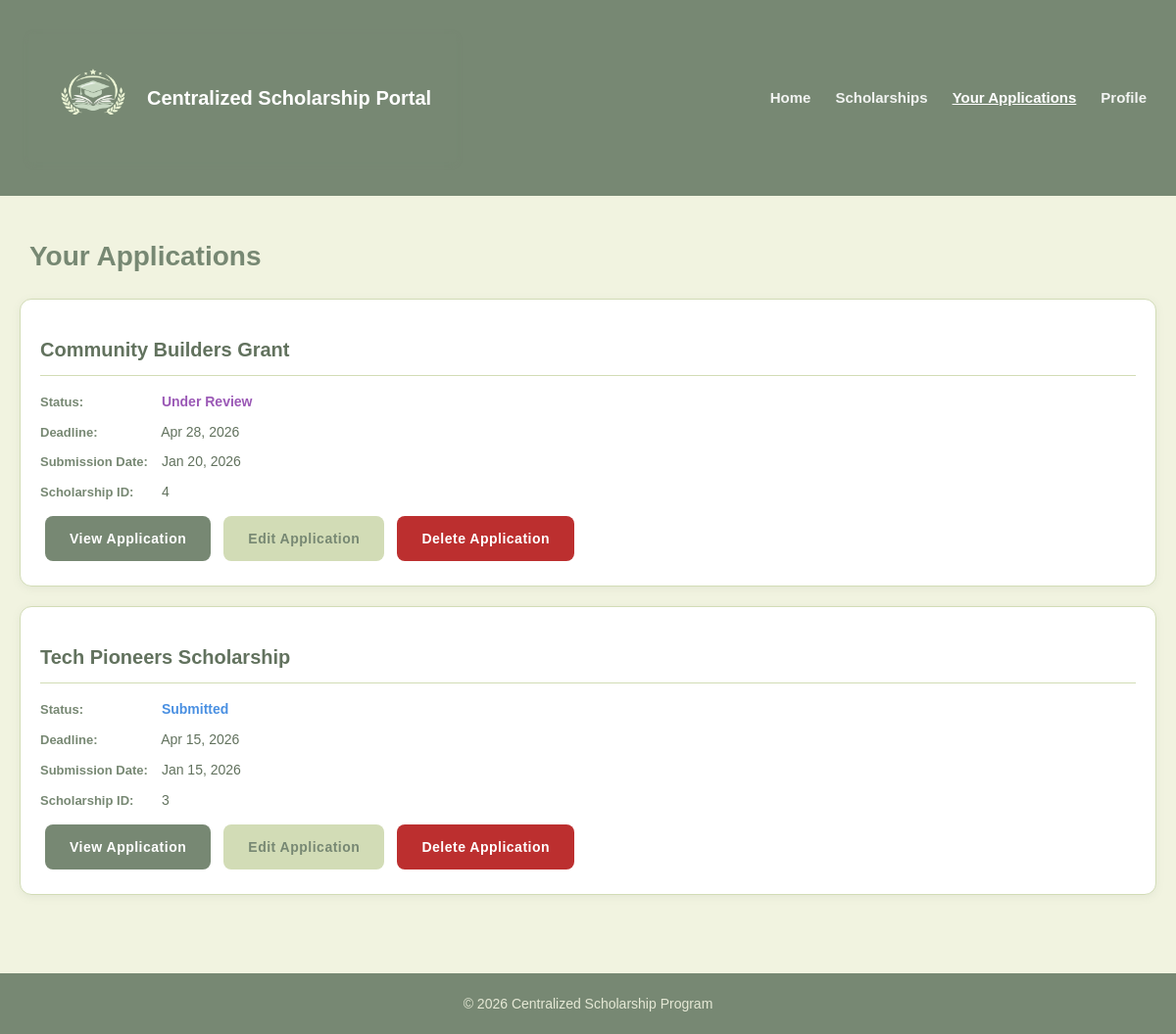
The app's page /Frontends/Client-side/your-applications.php (signed in) with its own data.
### tables this page shows
CREATE TABLE `APPLICATIONS` (
  `application_id` int(11) NOT NULL,
  `student_id` int(11) NOT NULL,
  `scholarship_id` int(11) NOT NULL,
  `status` enum('Draft','Submitted','Under Review','Approved','Rejected','Waitlisted') NOT NULL,
  `submission_date` datetime NOT NULL,
  `reviewed_by` int(11) DEFAULT NULL,
  `review_date` datetime DEFAULT NULL
);

CREATE TABLE `SCHOLARSHIPS` (
  `scholarship_id` int(11) NOT NULL,
  `title` varchar(45) NOT NULL,
  `description` varchar(45) NOT NULL,
  `deadline` datetime NOT NULL,
  `eligibility` text NOT NULL,
  `requirements` text NOT NULL,
  `release_status` enum('Draft','Published') NOT NULL,
  `status` enum('Completed','Ongoing','Upcoming') NOT NULL,
  `created_by` int(11) NOT NULL,
  `created_at` datetime NOT NULL
);

### Frontends/Client-side/your-applications.php (the view, shortened to what this page needs)
<?php
include("../../db_connect.php");
$account_id = $_SESSION['account_id'];
$getStudID = mysqli_query($conn, "SELECT student_id FROM STUDENTS WHERE account_id='$account_id'");
if ($getStudID && mysqli_num_rows($getStudID) > 0) {
    $row = mysqli_fetch_assoc($getStudID);
    $student_id = $row['student_id'];
} else {
    die("Student record not found.");
}
$query = "SELECT a.*, s.title as scholarship_name, s.deadline
          FROM APPLICATIONS a
          JOIN SCHOLARSHIPS s ON a.scholarship_id = s.scholarship_id
          WHERE a.student_id = $student_id
          ORDER BY a.submission_date DESC";
$result = mysqli_query($conn, $query);
?>
<html>
    <head>
        <link rel="stylesheet" href="style.css">
    </head>
    <body>
        <header>
            <section class="brand">
                <img src="../icons/CSP_logo.png" id="logo" alt="logo icon" onerror="this.style.display='none'">
                <h1>Centralized Scholarship Portal</h1>
            </section>
            <nav>
                <a href="home.php">Home</a>
                <a href="scholarList.php">Scholarships</a>
                <a id="active" href="your-applications.php">Your Applications</a>
                <a href="user-profile.php">Profile</a>
            </nav>
        </header>
        <div class="container">
            <h2>Your Applications</h2>
            <?php if (mysqli_num_rows($result) > 0): ?>
                <?php while ($application = mysqli_fetch_assoc($result)): ?>
                    <section class="application-card">
                        <h3><?php echo htmlspecialchars($application['scholarship_name']); ?></h3>
                        <div class="application-details">
                            <p><strong>Status:</strong>
                                <span class="status-<?php echo strtolower(str_replace(' ', '', $application['status'] ?? 'pending')); ?>">
                                    <?php echo htmlspecialchars($application['status'] ?? 'Pending'); ?>
                                </span>
                            </p>
                            <p><strong>Deadline:</strong> <?php echo date('M d, Y', strtotime($application['deadline'])); ?></p>
                            <p><strong>Submission Date:</strong> <?php echo $application['submission_date'] ? date('M d, Y', strtotime($application['submission_date'])) : 'Not submitted'; ?></p>
                            <p><strong>Scholarship ID:</strong> <?php echo htmlspecialchars($application['scholarship_id']); ?></p>
                        </div>
                        <div class="application-actions">
                            <a href="your-applications-read.php?id=<?php echo $application['application_id']; ?>" class="btn">View Application</a>
                            <a href="application-form.php?id=<?php echo $application['scholarship_id']; ?>" class="btn btn-secondary">Edit Application</a>
                            <a href="your-applications-delete.php?id=<?php echo $application['application_id']; ?>" class="btn btn-danger">Delete Application</a>
                        </div>
                    </section>
                <?php endwhile; ?>
            <?php endif; ?>
        </div>
        <footer>
            <p>&copy; 2026 Centralized Scholarship Program</p>
        </footer>
    </body>
</html>

### Frontends/Client-side/style.css (style rules this page uses)
* { margin: 0; padding: 0; box-sizing: border-box; }
body { font-family: 'Verdana', sans-serif; font-size: 11px; color: #778873; background-color: #F1F3E0; line-height: 1.6; margin: 0; padding: 0; }
.container { max-width: 1200px; margin: 0 auto; background-color: transparent; padding: 20px; }
header { color: white; background-color: #778873; display: flex; justify-content: space-between; align-items: center; padding: 15px 30px; gap: 20px; width: 100%; border: none; outline: none; border-radius: 0; }
.brand { display: flex; align-items: center; gap: 15px; flex-shrink: 0; background-color: transparent; border: none; outline: none; border-radius: 0; }
#logo { width: 80px; height: auto; display: block; border: none; outline: none; }
h1 { font-size: 20px; margin: 0; color: white; white-space: nowrap; font-weight: bold; background-color: transparent; border: none; outline: none; }
nav { display: flex; align-items: center; gap: 25px; flex-wrap: nowrap; background-color: transparent; border: none; outline: none; }
nav a { font-size: 15px; text-decoration: none; color: white; font-weight: bold; white-space: nowrap; padding: 5px 0; opacity: 0.9; transition: opacity 0.3s; background-color: transparent; border: none; outline: none; }
#active { text-decoration: underline; opacity: 1; }
h2 { font-size: 28px; color: #778873; margin: 20px 0 15px; padding: 0 10px; }
h3 { font-size: 22px; color: #778873; margin: 15px 0; }
p { font-size: 14px; margin: 8px 0; color: #62725e; }
section { background-color: white; padding: 25px; border-radius: 12px; margin: 20px 0; box-shadow: 0 2px 8px rgba(119, 136, 115, 0.1); border: 1px solid #D2DCB6; }
.btn { font-size: 14px; font-weight: bold; display: inline-block; margin: 5px; padding: 12px 25px; background-color: #778873; color: white; text-decoration: none; border: none; border-radius: 8px; cursor: pointer; transition: background-color 0.3s; font-family: 'Verdana', sans-serif; white-space: nowrap; letter-spacing: 0.5px; }
.btn-secondary { background-color: #D2DCB6; color: #778873; }
.btn-danger { background-color: #bc2f2f; }
.application-card { background-color: white; border: 1px solid #D2DCB6; border-radius: 12px; padding: 20px; margin-bottom: 20px; transition: transform 0.2s, box-shadow 0.2s; }
.application-card h3 { font-size: 20px; color: #62725e; margin-bottom: 15px; border-bottom: 1px solid #D2DCB6; padding-bottom: 10px; }
.application-details p { margin-bottom: 8px; font-size: 14px; }
.application-details strong { color: #778873; font-size: 13px; min-width: 120px; display: inline-block; }
.status-submitted { color: #4a90e2; font-weight: bold; }
.status-underreview { color: #9b59b6; font-weight: bold; }
footer { background-color: #778873; color: #F1F3E0; text-align: center; padding: 20px; margin-top: 40px; font-size: 13px; width: 100%; border: none; border-radius: 0; }
footer p { color: #F1F3E0; margin: 0; opacity: 0.9; }

### records on screen
applications: scholarship.title "Community Builders Grant", status "Under Review", scholarship.deadline "Apr 28, 2026", submission_date "Jan 20, 2026", scholarship "4"
applications: scholarship.title "Tech Pioneers Scholarship", status "Submitted", scholarship.deadline "Apr 15, 2026", submission_date "Jan 15, 2026", scholarship "3"
